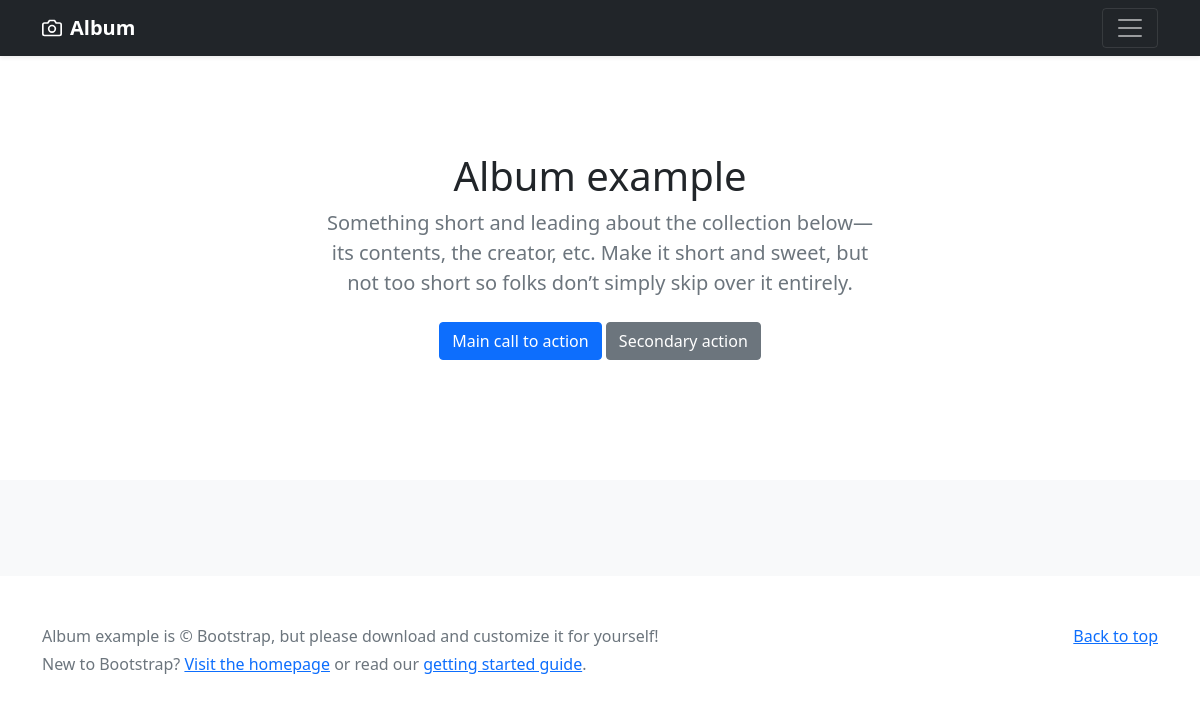
The app's page /, older data.
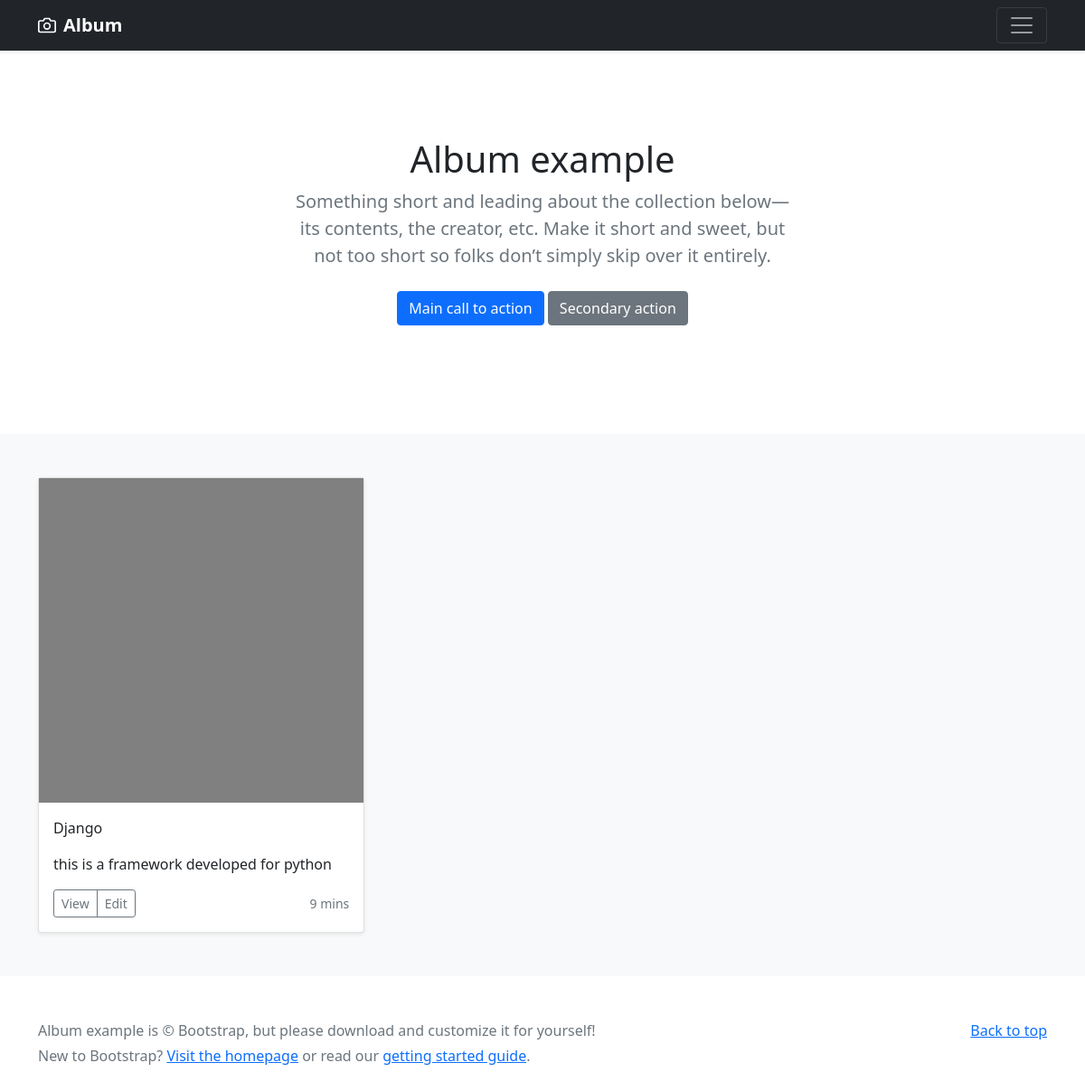
The same page, newer data.
### blog/models.py (models this page shows, shortened)
class Post(models.Model):
    title = models.CharField(max_length=155)
    description = models.TextField()
    slug = models.SlugField(max_length=255)
    image = models.ImageField(upload_to="images/", default="images/default.png")
    def get_absolute_url(self):
        return reverse("blog:single", args=[self.slug])

### blog/views.py (the view)
# urls.py: path('', views.home, name="home"),
def home(request):
    data = Post.objects.all()
    return render(request, "index.html", { "posts": data })

### template/index.html
{% extends 'base.html' %} {% block content %}
<section class="py-5 text-center container">
    <div class="row py-lg-5">
        <div class="col-lg-6 col-md-8 mx-auto">
            <h1 class="fw-light">Album example</h1>
            <p class="lead text-muted">Something short and leading about the collection below—its contents, the creator, etc. Make it short and sweet, but not too short so folks don’t simply skip over it entirely.</p>
            <p>
                <a href="#" class="btn btn-primary my-2">Main call to action</a>
                <a href="#" class="btn btn-secondary my-2">Secondary action</a>
            </p>
        </div>
    </div>
</section>
<div class="album py-5 bg-light">
    <div class="container">
        <div class="row row-cols-1 row-cols-sm-2 row-cols-md-3 g-3">
            {% for post in posts %}
            <div class="col">
                <div class="card shadow-sm">
                    <img src="{{ post.image.url }}" alt="{{ post.title }}">
                    <div class="card-body">
                        <p class="card-text">{{ post.title }}</p>
                        <p class="card-text">{{ post.description }}</p>
                        <div class="d-flex justify-content-between align-items-center">
                            <div class="btn-group">
                                <a href="{{ post.get_absolute_url }}" role="button" class="btn btn-sm btn-outline-secondary">View</a>
                                <button type="button" class="btn btn-sm btn-outline-secondary">Edit</button>
                            </div>
                            <small class="text-muted">9 mins</small>
                        </div>
                    </div>
                </div>
            </div>
            {% endfor %}
        </div>
    </div>
</div>
{% endblock content %}

### template/base.html (shortened to what this page needs)
<!DOCTYPE html>
<html lang="en">
<head>
    <link href="https://cdn.jsdelivr.net/npm/bootstrap@5.1.3/dist/css/bootstrap.min.css" rel="stylesheet">
</head>
<body>
    <header>
        <div class="navbar navbar-dark bg-dark shadow-sm">
            <div class="container">
                <a href="{% url 'blog:home' %}" class="navbar-brand d-flex align-items-center">
                    <strong>Album</strong>
                </a>
                <button class="navbar-toggler" type="button" data-bs-toggle="collapse" data-bs-target="#navbarHeader" aria-controls="navbarHeader" aria-expanded="false" aria-label="Toggle navigation">
              <span class="navbar-toggler-icon"></span>
            </button>
            </div>
        </div>
    </header>
    <main>
        {% block content %} {% endblock content %}
    </main>
    <footer class="text-muted py-5">
        <div class="container">
            <p class="float-end mb-1">
                <a href="#">Back to top</a>
            </p>
            <p class="mb-1">Album example is &copy; Bootstrap, but please download and customize it for yourself!</p>
            <p class="mb-0">New to Bootstrap? <a href="/">Visit the homepage</a> or read our <a href="/docs/5.1/getting-started/introduction/">getting started guide</a>.</p>
        </div>
    </footer>
</body>
</html>

Row changes from the older to the newer data that the page shows:
added Post: image (placeholder picture), title "Django", description "this is a framework developed for python"
